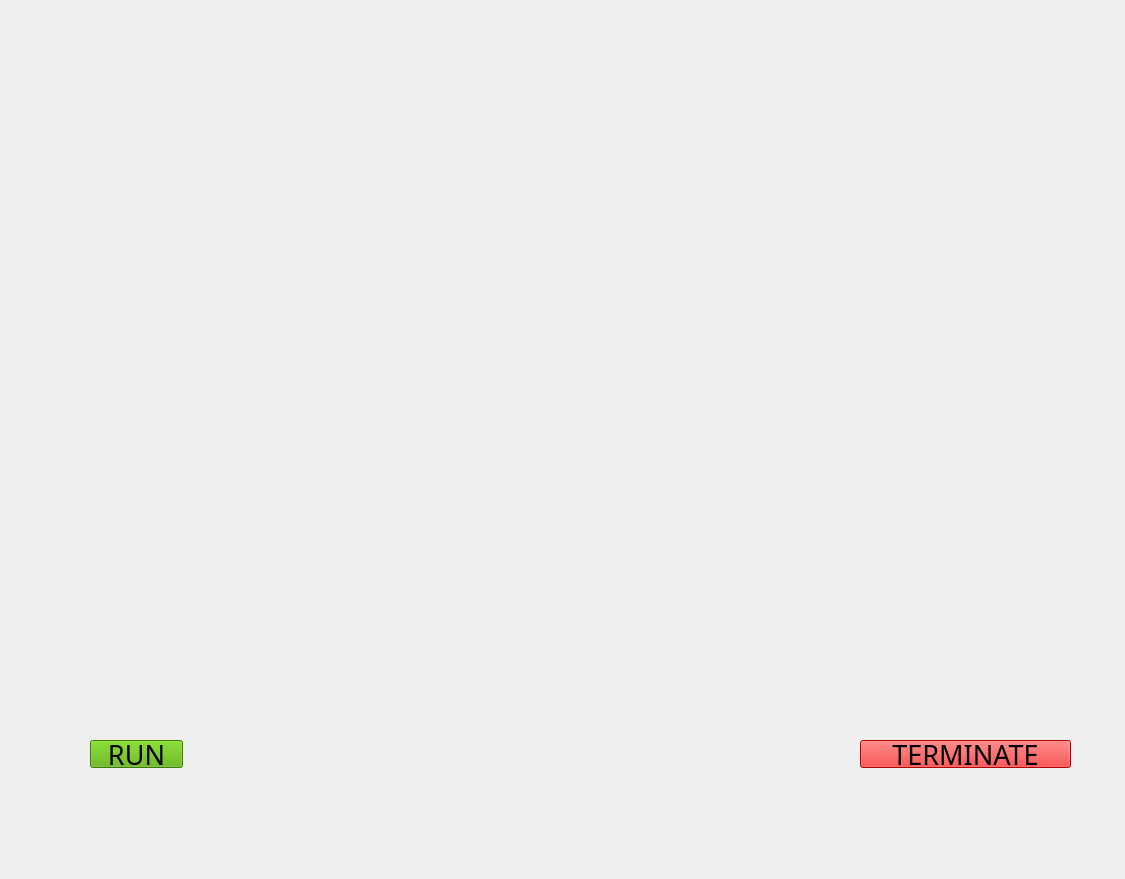
<?xml version="1.0" encoding="UTF-8"?>
<ui version="4.0">
 <class>SifraGUI</class>
 <widget class="QMainWindow" name="SifraGUI">
  <property name="geometry">
   <rect>
    <x>0</x>
    <y>0</y>
    <width>1125</width>
    <height>879</height>
   </rect>
  </property>
  <property name="windowTitle">
   <string>MainWindow</string>
  </property>
  <widget class="QWidget" name="centralwidget">
   <widget class="QLabel" name="label">
    <property name="geometry">
     <rect>
      <x>0</x>
      <y>0</y>
      <width>1121</width>
      <height>851</height>
     </rect>
    </property>
    <property name="text">
     <string/>
    </property>
    <property name="pixmap">
     <pixmap>C:/Users/Bhavya Anand/Downloads/7kmF.gif</pixmap>
    </property>
    <property name="scaledContents">
     <bool>true</bool>
    </property>
   </widget>
   <widget class="QPushButton" name="pushButton">
    <property name="geometry">
     <rect>
      <x>90</x>
      <y>740</y>
      <width>93</width>
      <height>28</height>
     </rect>
    </property>
    <property name="font">
     <font>
      <family>OCR A Extended</family>
      <pointsize>20</pointsize>
     </font>
    </property>
    <property name="styleSheet">
     <string notr="true">background-color: rgb(85, 170, 0);</string>
    </property>
    <property name="text">
     <string>RUN</string>
    </property>
   </widget>
   <widget class="QPushButton" name="pushButton_2">
    <property name="geometry">
     <rect>
      <x>860</x>
      <y>740</y>
      <width>211</width>
      <height>28</height>
     </rect>
    </property>
    <property name="font">
     <font>
      <family>OCR A Extended</family>
      <pointsize>20</pointsize>
     </font>
    </property>
    <property name="styleSheet">
     <string notr="true">background-color: rgb(255, 0, 0);</string>
    </property>
    <property name="text">
     <string>TERMINATE</string>
    </property>
   </widget>
   <widget class="QTextBrowser" name="textBrowser">
    <property name="geometry">
     <rect>
      <x>40</x>
      <y>30</y>
      <width>201</width>
      <height>61</height>
     </rect>
    </property>
    <property name="styleSheet">
     <string notr="true">background:transparent;
</string>
    </property>
   </widget>
   <widget class="QTextBrowser" name="textBrowser_2">
    <property name="geometry">
     <rect>
      <x>850</x>
      <y>20</y>
      <width>201</width>
      <height>61</height>
     </rect>
    </property>
    <property name="styleSheet">
     <string notr="true">background:transparent;</string>
    </property>
   </widget>
  </widget>
 </widget>
 <resources/>
 <connections/>
</ui>
